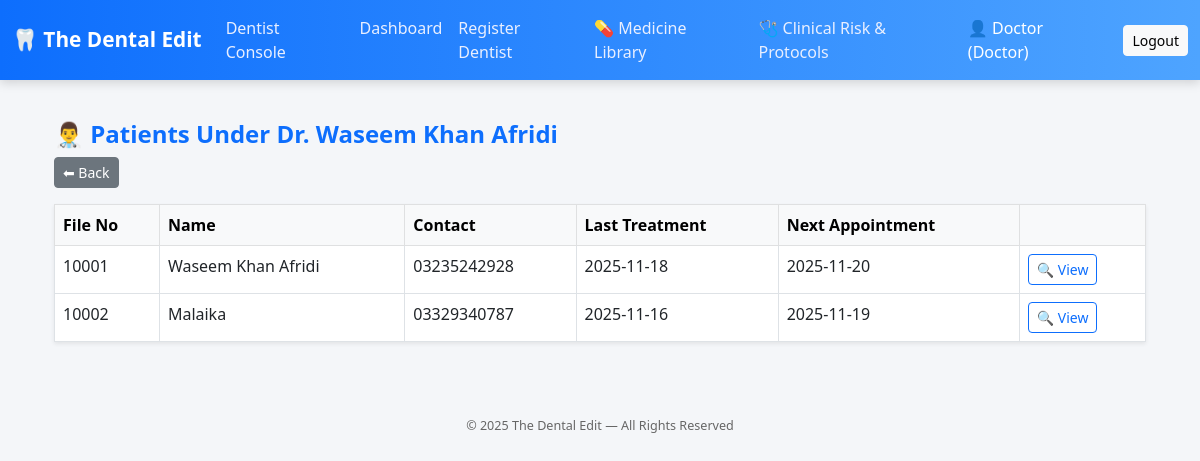
Page /dentist/Waseem Khan Afridi (signed in) on the committed database.
### Dentaleditapp.py (models this page shows, shortened)
class Patient(db.Model):
    __tablename__ = 'patients'
    id = db.Column(db.Integer, primary_key=True)
    file_no = db.Column(db.String(50), unique=True)
    full_name = db.Column(db.String(150))
    father_or_spouse_name = db.Column(db.String(150))
    gender = db.Column(db.String(20))
    dob_or_age = db.Column(db.String(50))
    marital_status = db.Column(db.String(50))
    occupation = db.Column(db.String(100))
    contact = db.Column(db.String(50))
    email = db.Column(db.String(100))
    cnic = db.Column(db.String(20))
    address = db.Column(db.Text)
    date = db.Column(db.String(20), default=date.today().strftime("%Y-%m-%d"))
    created_by = db.Column(db.String(100))
    heart_disease = db.Column(db.String(10))
    blood_pressure = db.Column(db.String(10))
    diabetes = db.Column(db.String(10))
    asthma = db.Column(db.String(10))
    tuberculosis = db.Column(db.String(10))
    hepatitis = db.Column(db.String(10))
    bleeding_disorder = db.Column(db.String(10))
    epilepsy = db.Column(db.String(10))
    thyroid_disorder = db.Column(db.String(10))
    kidney_disease = db.Column(db.String(10))
    stomach_ulcers = db.Column(db.String(10))
    psychiatric_disorder = db.Column(db.String(10))
    medications = db.Column(db.Text)
    allergies = db.Column(db.Text)
    other_health = db.Column(db.Text)
    pregnant = db.Column(db.String(10))
    breastfeeding = db.Column(db.String(10))
    pregnancy_weeks = db.Column(db.String(20))
    surgery_history = db.Column(db.Text)
    last_dental_visit = db.Column(db.String(50))
    last_dental_reason = db.Column(db.String(50))
    treat_fillings = db.Column(db.String(10))
    treat_rct = db.Column(db.String(10))
    treat_crowns = db.Column(db.String(10))
    treat_extractions = db.Column(db.String(10))
    treat_scaling = db.Column(db.String(10))
    treat_denture = db.Column(db.String(10))
    treat_braces = db.Column(db.String(10))
    treat_implant = db.Column(db.String(10))
    treat_other = db.Column(db.String(100))
    bad_experience = db.Column(db.String(10))
    bad_experience_details = db.Column(db.Text)
    gum_bleeding = db.Column(db.String(10))
    gum_loose = db.Column(db.String(10))
    gum_badbreath = db.Column(db.String(10))
    gum_none = db.Column(db.String(10))
    sensitive_teeth = db.Column(db.String(10))
    frequent_cavities = db.Column(db.String(10))
    caries_none = db.Column(db.String(10))
    fractured_tooth = db.Column(db.String(10))
    jaw_accident = db.Column(db.String(10))
    trauma_none = db.Column(db.String(10))
    prosthesis_crown = db.Column(db.String(10))
    prosthesis_denture = db.Column(db.String(10))
    prosthesis_implant = db.Column(db.String(10))
    prosthesis_braces = db.Column(db.String(10))
    prosthesis_none = db.Column(db.String(10))
    uses_tobacco = db.Column(db.String(10))
    uses_naswar = db.Column(db.String(10))
    uses_paan = db.Column(db.String(10))
    uses_smoke = db.Column(db.String(10))
    smoking_frequency = db.Column(db.String(100))
    tmj_issue = db.Column(db.Text)
    tmj_notes = db.Column(db.Text)
    oral_hygiene = db.Column(db.Text)
    caries_risk = db.Column(db.Text)
    soft_tissue_notes = db.Column(db.Text)
    dental_notes = db.Column(db.Text)
    cases = db.relationship('Case', backref='patient', cascade="all, delete-orphan", lazy='joined')
    treatments = db.relationship('Treatment', backref='patient', cascade="all, delete-orphan", lazy='joined')
    visits = db.relationship('Visit', backref='patient', cascade="all, delete-orphan", lazy=True)

class Treatment(db.Model):
    __tablename__ = 'treatments'
    id = db.Column(db.Integer, primary_key=True)
    parent_treatment_id = db.Column(
        db.Integer,
        db.ForeignKey('treatments.id'),
        nullable=True
    )
    sub_treatments = db.relationship(
        'Treatment',
        backref=db.backref('parent_treatment', remote_side='Treatment.id'),
        cascade="all, delete-orphan",
        lazy=True
    )
    treatment_category = db.Column(db.String(100))   # RCT / Extraction / Ortho / Cosmetic / etc.
    treatment_type = db.Column(db.String(150))       # Specific option selected from dropdown
    date = db.Column(db.String(20), default=datetime.now().strftime("%Y-%m-%d"))
    notes = db.Column(db.Text)                       # Auto + Manual clinical notes
    post_op = db.Column(db.Text)                     # Post-op instructions generated by script
    amount = db.Column(db.Float)                     # Treatment Fee
    next_appointment = db.Column(db.String(20))
    status = db.Column(db.String(20), default="Ongoing")
    tooth_number = db.Column(db.String(10))          # e.g. UR6, LL3, UL-A
    multi_tooth = db.Column(db.String(50))           # Bridges, Implants, Multi-site
    obturation_material = db.Column(db.String(100))
    working_length = db.Column(db.Text)
    maf = db.Column(db.Text)
    extraction_type = db.Column(db.String(100))          # Simple / Surgical
    impaction_type = db.Column(db.String(100))
    extraction_difficulty = db.Column(db.String(50))
    flap_type = db.Column(db.String(100))
    bone_removal = db.Column(db.Boolean, default=False)
    suture_type = db.Column(db.String(100))
    tooth_sectioning = db.Column(db.Boolean, default=False)
    sectioning_details = db.Column(db.String(200))
    surgical_details = db.Column(db.Text)
    ortho_details = db.Column(db.Text)
    pediatric_details = db.Column(db.Text)
    cosmetic_details = db.Column(db.Text)
    attachment = db.Column(db.String(200))             # Legacy, keep for compatibility
    doctor = db.Column(db.String(100))                 # Saved clinician name
    dentist_id = db.Column(db.Integer, db.ForeignKey('dentists.id'))
    patient_id = db.Column(db.Integer, db.ForeignKey('patients.id'))
    case_id = db.Column(db.Integer, db.ForeignKey('cases.id'))
    visit_id = db.Column(db.Integer, db.ForeignKey('visits.id'))
    followups = db.relationship(
        'FollowUp',
        backref='treatment',
        cascade="all, delete-orphan",
        lazy='joined'
    )
    related_files = db.relationship(
        'Radiograph',
        backref='treatment',
        lazy=True
    )

### Dentaleditapp.py (the view)
@app.route('/dentist/<dentist_name>')
@login_required
def view_dentist_patients(dentist_name):
    patient_ids = [t.patient_id for t in Treatment.query.filter_by(doctor=dentist_name).all()]
    patients = Patient.query.filter(Patient.id.in_(patient_ids)).all()
    return render_template("dentist_patients.html",
                           dentist_name=dentist_name,
                           patients=patients)

### Dentaleditapp.py (called while the page is built)
def login_required(f):
    @wraps(f)
    def decorated_function(*args, **kwargs):
        if 'username' not in session:
            flash('Please log in to access this page.', 'warning')
            return redirect(url_for('login'))
        return f(*args, **kwargs)
    return decorated_function

### templates/dentist_patients.html
{% extends "layout.html" %}
{% block content %}
<div class="container mt-4">
  <h4 class="text-primary fw-bold">👨‍⚕️ Patients Under Dr. {{ dentist_name }}</h4>
  <a href="{{ url_for('doctor_dashboard') }}" class="btn btn-secondary btn-sm mb-3">⬅ Back</a>
  {% if patients %}
  <table class="table table-bordered table-hover shadow-sm">
    <thead class="table-light">
      <tr>
        <th>File No</th>
        <th>Name</th>
        <th>Contact</th>
        <th>Last Treatment</th>
        <th>Next Appointment</th>
        <th></th>
      </tr>
    </thead>
    <tbody>
      {% for p in patients %}
      <tr>
        <td>{{ p.file_no }}</td>
        <td>{{ p.full_name }}</td>
        <td>{{ p.contact }}</td>
        <td>{{ p.treatments[-1].date if p.treatments else '—' }}</td>
        <td>{{ p.treatments[-1].next_appointment if p.treatments else '—' }}</td>
        <td>
          <a href="{{ url_for('view_patient', patient_id=p.id) }}"
             class="btn btn-outline-primary btn-sm">🔍 View</a>
        </td>
      </tr>
      {% endfor %}
    </tbody>
  </table>
  {% else %}
  <p class="text-muted">No patients found for this dentist.</p>
  {% endif %}
</div>
{% endblock %}

### templates/layout.html (style rules this page uses)
body { background: #f4f6f9; font-family: "Segoe UI", system-ui, -apple-system, "Helvetica Neue", Arial; }

### rows in the picture
Patient: file_no "10001", full_name "Waseem Khan Afridi", contact "03235242928", date "2025-11-18", next_appointment "2025-11-20"
Patient: file_no "10002", full_name "Malaika", contact "03329340787", date "2025-11-16", next_appointment "2025-11-19"

### other values in the picture
{{ session['username'] | capitalize }} "Doctor"
{{ session['role'] | capitalize }} "Doctor"
{{ dentist_name }} "Waseem Khan Afridi"
